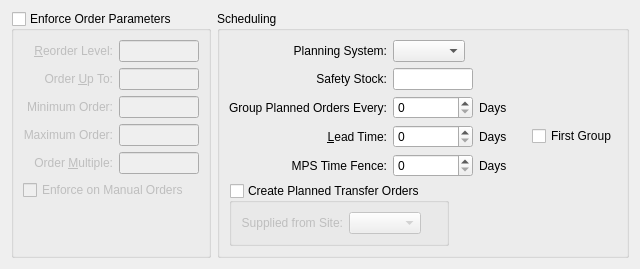
       <widget class="QWidget" name="_planningTab">
        <attribute name="title">
         <string>Planning</string>
        </attribute>
        <layout class="QGridLayout" name="gridLayout_20">
         <item row="0" column="0">
          <widget class="QGroupBox" name="_useParameters">
           <property name="enabled">
            <bool>true</bool>
           </property>
           <property name="focusPolicy">
            <enum>Qt::TabFocus</enum>
           </property>
           <property name="title">
            <string>Enforce Order Parameters</string>
           </property>
           <property name="checkable">
            <bool>true</bool>
           </property>
           <property name="checked">
            <bool>false</bool>
           </property>
           <layout class="QGridLayout" name="gridLayout_8">
            <item row="0" column="0">
             <layout class="QVBoxLayout" name="verticalLayout_3">
              <item>
               <layout class="QVBoxLayout" name="verticalLayout_2">
                <item>
                 <layout class="QGridLayout">
                  <item row="0" column="0">
                   <widget class="QLabel" name="_reorderLevelLit">
                    <property name="text">
                     <string>&amp;Reorder Level:</string>
                    </property>
                    <property name="alignment">
                     <set>Qt::AlignRight|Qt::AlignTrailing|Qt::AlignVCenter</set>
                    </property>
                    <property name="buddy">
                     <cstring>_reorderLevel</cstring>
                    </property>
                   </widget>
                  </item>
                  <item row="3" column="1">
                   <widget class="XLineEdit" name="_maximumOrder">
                    <property name="maximumSize">
                     <size>
                      <width>80</width>
                      <height>32767</height>
                     </size>
                    </property>
                    <property name="alignment">
                     <set>Qt::AlignRight</set>
                    </property>
                   </widget>
                  </item>
                  <item row="3" column="0">
                   <widget class="QLabel" name="_maximumOrderLit">
                    <property name="text">
                     <string>Maximum Order:</string>
                    </property>
                    <property name="alignment">
                     <set>Qt::AlignRight|Qt::AlignTrailing|Qt::AlignVCenter</set>
                    </property>
                    <property name="buddy">
                     <cstring>_maximumOrder</cstring>
                    </property>
                   </widget>
                  </item>
                  <item row="1" column="1">
                   <widget class="XLineEdit" name="_orderUpToQty">
                    <property name="maximumSize">
                     <size>
                      <width>80</width>
                      <height>32767</height>
                     </size>
                    </property>
                    <property name="alignment">
                     <set>Qt::AlignRight</set>
                    </property>
                   </widget>
                  </item>
                  <item row="2" column="0">
                   <widget class="QLabel" name="_minimumOrderLit">
                    <property name="text">
                     <string>Minimum Order:</string>
                    </property>
                    <property name="alignment">
                     <set>Qt::AlignRight|Qt::AlignTrailing|Qt::AlignVCenter</set>
                    </property>
                    <property name="buddy">
                     <cstring>_minimumOrder</cstring>
                    </property>
                   </widget>
                  </item>
                  <item row="4" column="0">
                   <widget class="QLabel" name="_orderMultipleLit">
                    <property name="text">
                     <string>Order &amp;Multiple:</string>
                    </property>
                    <property name="alignment">
                     <set>Qt::AlignRight|Qt::AlignTrailing|Qt::AlignVCenter</set>
                    </property>
                    <property name="buddy">
                     <cstring>_orderMultiple</cstring>
                    </property>
                   </widget>
                  </item>
                  <item row="2" column="1">
                   <widget class="XLineEdit" name="_minimumOrder">
                    <property name="maximumSize">
                     <size>
                      <width>80</width>
                      <height>32767</height>
                     </size>
                    </property>
                    <property name="alignment">
                     <set>Qt::AlignRight</set>
                    </property>
                   </widget>
                  </item>
                  <item row="4" column="1">
                   <widget class="XLineEdit" name="_orderMultiple">
                    <property name="maximumSize">
                     <size>
                      <width>80</width>
                      <height>32767</height>
                     </size>
                    </property>
                    <property name="alignment">
                     <set>Qt::AlignRight</set>
                    </property>
                   </widget>
                  </item>
                  <item row="0" column="1">
                   <widget class="XLineEdit" name="_reorderLevel">
                    <property name="maximumSize">
                     <size>
                      <width>80</width>
                      <height>32767</height>
                     </size>
                    </property>
                    <property name="alignment">
                     <set>Qt::AlignRight</set>
                    </property>
                   </widget>
                  </item>
                  <item row="1" column="0">
                   <widget class="QLabel" name="_orderUpToQtyLit">
                    <property name="text">
                     <string>Order &amp;Up To:</string>
                    </property>
                    <property name="alignment">
                     <set>Qt::AlignRight|Qt::AlignTrailing|Qt::AlignVCenter</set>
                    </property>
                    <property name="buddy">
                     <cstring>_orderUpToQty</cstring>
                    </property>
                   </widget>
                  </item>
                  <item row="2" column="2">
                   <spacer>
                    <property name="orientation">
                     <enum>Qt::Horizontal</enum>
                    </property>
                    <property name="sizeType">
                     <enum>QSizePolicy::Expanding</enum>
                    </property>
                    <property name="sizeHint" stdset="0">
                     <size>
                      <width>0</width>
                      <height>20</height>
                     </size>
                    </property>
                   </spacer>
                  </item>
                 </layout>
                </item>
                <item>
                 <widget class="QCheckBox" name="_useParametersOnManual">
                  <property name="text">
                   <string>Enforce on Manual Orders</string>
                  </property>
                 </widget>
                </item>
               </layout>
              </item>
              <item>
               <spacer name="verticalSpacer">
                <property name="orientation">
                 <enum>Qt::Vertical</enum>
                </property>
                <property name="sizeHint" stdset="0">
                 <size>
                  <width>20</width>
                  <height>0</height>
                 </size>
                </property>
               </spacer>
              </item>
             </layout>
            </item>
           </layout>
          </widget>
         </item>
         <item row="0" column="1">
          <widget class="QGroupBox" name="groupBox">
           <property name="sizePolicy">
            <sizepolicy hsizetype="Preferred" vsizetype="Preferred">
             <horstretch>1</horstretch>
             <verstretch>0</verstretch>
            </sizepolicy>
           </property>
           <property name="title">
            <string>Scheduling</string>
           </property>
           <layout class="QGridLayout" name="gridLayout_3">
            <item row="0" column="0">
             <layout class="QVBoxLayout" name="verticalLayout_4">
              <item>
               <layout class="QGridLayout" name="gridLayout">
                <item row="0" column="0">
                 <widget class="QLabel" name="_planningTypeLit">
                  <property name="text">
                   <string>Planning System:</string>
                  </property>
                  <property name="alignment">
                   <set>Qt::AlignRight|Qt::AlignTrailing|Qt::AlignVCenter</set>
                  </property>
                 </widget>
                </item>
                <item row="0" column="1" colspan="4">
                 <layout class="QHBoxLayout" name="horizontalLayout">
                  <item>
                   <widget class="XComboBox" name="_planningType"/>
                  </item>
                  <item>
                   <spacer>
                    <property name="orientation">
                     <enum>Qt::Horizontal</enum>
                    </property>
                    <property name="sizeHint" stdset="0">
                     <size>
                      <width>0</width>
                      <height>20</height>
                     </size>
                    </property>
                   </spacer>
                  </item>
                 </layout>
                </item>
                <item row="2" column="0">
                 <widget class="QLabel" name="_orderGroupLit">
                  <property name="text">
                   <string>Group Planned Orders Every:</string>
                  </property>
                  <property name="alignment">
                   <set>Qt::AlignRight|Qt::AlignTrailing|Qt::AlignVCenter</set>
                  </property>
                 </widget>
                </item>
                <item row="2" column="1">
                 <widget class="QSpinBox" name="_orderGroup">
                  <property name="minimum">
                   <number>0</number>
                  </property>
                  <property name="maximum">
                   <number>999</number>
                  </property>
                  <property name="value">
                   <number>0</number>
                  </property>
                 </widget>
                </item>
                <item row="2" column="2" colspan="3">
                 <widget class="QLabel" name="_orderGroupDaysLit">
                  <property name="text">
                   <string>Days</string>
                  </property>
                 </widget>
                </item>
                <item row="3" column="0">
                 <widget class="QLabel" name="_leadTimeLit">
                  <property name="text">
                   <string>&amp;Lead Time:</string>
                  </property>
                  <property name="alignment">
                   <set>Qt::AlignRight|Qt::AlignTrailing|Qt::AlignVCenter</set>
                  </property>
                  <property name="buddy">
                   <cstring>_leadTime</cstring>
                  </property>
                 </widget>
                </item>
                <item row="3" column="1">
                 <widget class="QSpinBox" name="_leadTime">
                  <property name="minimum">
                   <number>0</number>
                  </property>
                  <property name="maximum">
                   <number>999</number>
                  </property>
                 </widget>
                </item>
                <item row="3" column="2">
                 <widget class="QLabel" name="_days2Lit">
                  <property name="text">
                   <string>Days</string>
                  </property>
                 </widget>
                </item>
                <item row="3" column="3">
                 <spacer name="horizontalSpacer_3">
                  <property name="orientation">
                   <enum>Qt::Horizontal</enum>
                  </property>
                  <property name="sizeType">
                   <enum>QSizePolicy::Fixed</enum>
                  </property>
                  <property name="sizeHint" stdset="0">
                   <size>
                    <width>13</width>
                    <height>14</height>
                   </size>
                  </property>
                 </spacer>
                </item>
                <item row="3" column="4">
                 <widget class="QCheckBox" name="_orderGroupFirst">
                  <property name="sizePolicy">
                   <sizepolicy hsizetype="Expanding" vsizetype="Fixed">
                    <horstretch>0</horstretch>
                    <verstretch>0</verstretch>
                   </sizepolicy>
                  </property>
                  <property name="text">
                   <string>First Group</string>
                  </property>
                 </widget>
                </item>
                <item row="4" column="0">
                 <widget class="QLabel" name="_mpsTimeFenceLit">
                  <property name="text">
                   <string>MPS Time Fence:</string>
                  </property>
                  <property name="alignment">
                   <set>Qt::AlignRight|Qt::AlignTrailing|Qt::AlignVCenter</set>
                  </property>
                 </widget>
                </item>
                <item row="4" column="1">
                 <widget class="QSpinBox" name="_mpsTimeFence">
                  <property name="minimum">
                   <number>0</number>
                  </property>
                  <property name="maximum">
                   <number>999</number>
                  </property>
                  <property name="value">
                   <number>0</number>
                  </property>
                 </widget>
                </item>
                <item row="4" column="2" colspan="3">
                 <widget class="QLabel" name="_mpsTimeFenceDaysLit">
                  <property name="text">
                   <string>Days</string>
                  </property>
                 </widget>
                </item>
                <item row="5" column="0" colspan="5">
                 <layout class="QHBoxLayout" name="horizontalLayout_7">
                  <item>
                   <widget class="QGroupBox" name="_createPlannedTransfers">
                    <property name="title">
                     <string>Create Planned Transfer Orders</string>
                    </property>
                    <property name="checkable">
                     <bool>true</bool>
                    </property>
                    <property name="checked">
                     <bool>false</bool>
                    </property>
                    <layout class="QGridLayout" name="gridLayout_2">
                     <item row="0" column="0">
                      <widget class="QLabel" name="_suppliedFromSiteLit">
                       <property name="text">
                        <string>Supplied from Site:</string>
                       </property>
                       <property name="alignment">
                        <set>Qt::AlignRight|Qt::AlignTrailing|Qt::AlignVCenter</set>
                       </property>
                      </widget>
                     </item>
                     <item row="0" column="1">
                      <layout class="QHBoxLayout" name="horizontalLayout_2">
                       <item>
                        <widget class="WComboBox" name="_suppliedFromSite">
                         <property name="type">
                          <enum>WComboBox::NonTransit</enum>
                         </property>
                        </widget>
                       </item>
                       <item>
                        <spacer name="horizontalSpacer">
                         <property name="orientation">
                          <enum>Qt::Horizontal</enum>
                         </property>
                         <property name="sizeHint" stdset="0">
                          <size>
                           <width>0</width>
                           <height>17</height>
                          </size>
                         </property>
                        </spacer>
                       </item>
                      </layout>
                     </item>
                    </layout>
                   </widget>
                  </item>
                  <item>
                   <spacer name="horizontalSpacer_6">
                    <property name="orientation">
                     <enum>Qt::Horizontal</enum>
                    </property>
                    <property name="sizeHint" stdset="0">
                     <size>
                      <width>40</width>
                      <height>20</height>
                     </size>
                    </property>
                   </spacer>
                  </item>
                 </layout>
                </item>
                <item row="1" column="0">
                 <widget class="QLabel" name="_safetyStockLit">
                  <property name="text">
                   <string>Safety Stock:</string>
                  </property>
                  <property name="alignment">
                   <set>Qt::AlignRight|Qt::AlignTrailing|Qt::AlignVCenter</set>
                  </property>
                 </widget>
                </item>
                <item row="1" column="1">
                 <widget class="XLineEdit" name="_safetyStock">
                  <property name="sizePolicy">
                   <sizepolicy hsizetype="Preferred" vsizetype="Fixed">
                    <horstretch>0</horstretch>
                    <verstretch>0</verstretch>
                   </sizepolicy>
                  </property>
                  <property name="maximumSize">
                   <size>
                    <width>80</width>
                    <height>32767</height>
                   </size>
                  </property>
                  <property name="alignment">
                   <set>Qt::AlignRight</set>
                  </property>
                 </widget>
                </item>
               </layout>
              </item>
              <item>
               <spacer name="verticalSpacer_2">
                <property name="orientation">
                 <enum>Qt::Vertical</enum>
                </property>
                <property name="sizeHint" stdset="0">
                 <size>
                  <width>20</width>
                  <height>0</height>
                 </size>
                </property>
               </spacer>
              </item>
             </layout>
            </item>
           </layout>
          </widget>
         </item>
        </layout>
       </widget>
